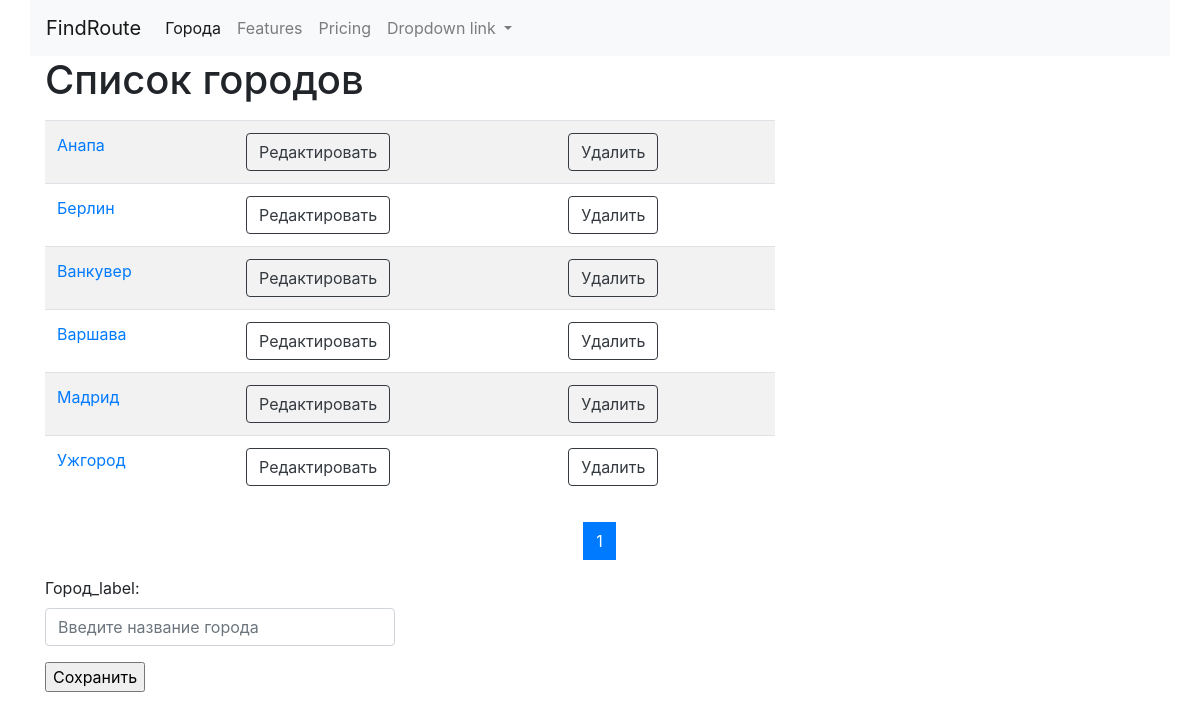
The page /cities/ on the database as committed earlier.
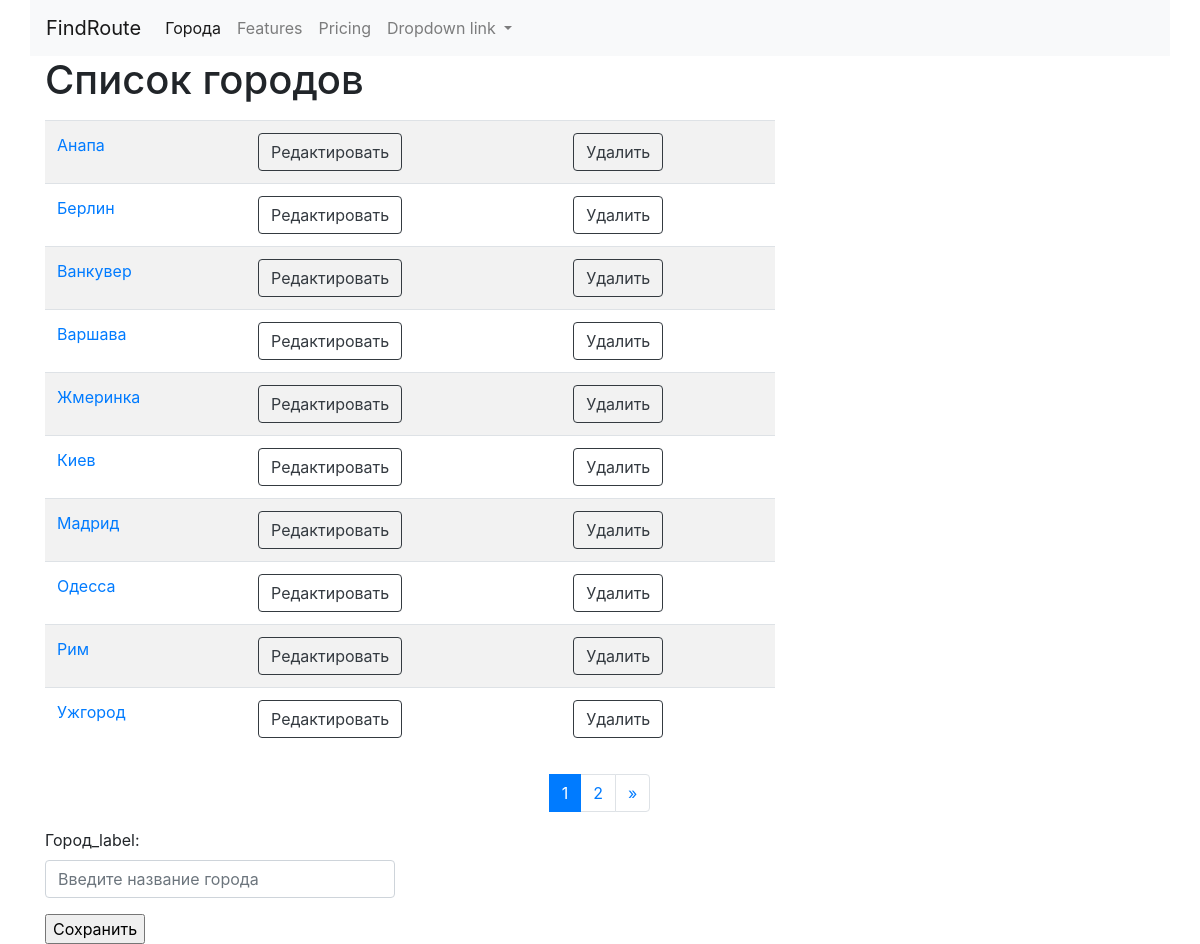
The same page on the database as committed later.
### cities/models.py (models this page shows, shortened)
class City(models.Model):
    name = models.CharField(max_length=100, unique=True, verbose_name='Город_name')
    class Meta:
        ordering = ['name']
        verbose_name = 'Город_Meta'
        verbose_name_plural = 'Города_Meta'

### cities/views.py (the view)
# urls.py: path('', CityListView.as_view(), name='home'),
class CityListView(ListView):
    model = City
    paginate_by = 10
    template_name = 'cities/home.html'
    def get_context_data(self, **kwargs):
        context = super().get_context_data(**kwargs)
        form = CityForm()
        context['form'] = form
        return context

### cities/forms.py
class CityForm(forms.ModelForm):
    name = forms.CharField(label="Город_label", widget=forms.TextInput(attrs={
        'class': 'form-control',
        'placeholder': 'Введите название города',
    }))
    class Meta:
        model = City
        fields = ('name', )

### cities/templates/cities/home.html (shortened to what this page needs)
{% extends 'base.html' %}
{% block content %}
<h1>Список городов</h1>
<div class="row">
    <div class="col-md-8 my-2 ">
        <table class="table table-striped">
            {% for object in page_obj %}
            <tr>
                <td><a href="{% url 'cities:detail' pk=object.pk%}">{{object.name}}</a></td>
                <td><a href="{% url 'cities:update' pk=object.pk%}">
                    <button type="submit" class="btn btn-outline-dark">Редактировать</button>
                </a></td>
                <td><a href="{% url 'cities:delete' pk=object.pk%}">
                    <button type="submit" class="btn btn-outline-dark">Удалить</button>
                </a></td>
            </tr>
            {% endfor %}
        </table>
    </div>
</div>
<nav aria-label="Page navigation example">
    <ul class="pagination justify-content-center">
        {% for page in page_obj.paginator.page_range %}
        <li class="page-item {% if page == page_obj.number %}active{% endif %}"><a class="page-link " href="?page={{ page }}">{{ page }}</a></li>
        {% endfor %}
        <li class="page-item">
            {% if page_obj.has_next %}
            <a class="page-link" href="?page={{ page_obj.next_page_number }}" aria-label="Next">
                <span aria-hidden="true">&raquo;</span>
            </a>
            {% endif %}
        </li>
    </ul>
</nav>
<div class="row">
    <dev class="col-md-4">
        <form action="{% url 'cities:create' %}" method="post"> {% csrf_token %}
            {{ form.as_p }}
            <input type="submit" value="Сохранить">
        </form>
    </dev>
</div>
{% endblock %}

### templates/base.html (shortened to what this page needs)
{% url 'cities:home' as cities_home_url %}
<!doctype html>
<html lang="en">
<head>
    <link rel="stylesheet" href="https://cdn.jsdelivr.net/npm/bootstrap@4.5.3/dist/css/bootstrap.min.css"
>
</head>
<body>
<nav class="navbar navbar-expand-lg navbar-light bg-light container">
    <a class="navbar-brand" href="{% url 'cities:home'%}">FindRoute</a>
    <div class="collapse navbar-collapse" id="navbarNavDropdown">
        <ul class="navbar-nav">
            <li class="nav-item {% if request.path == cities_home_url %} active {% endif %} ">
                <a class="nav-link" href="{% url 'cities:home' %}">Города </a>
            </li>
            <li class="nav-item">
                <a class="nav-link" href="#">Features</a>
            </li>
            <li class="nav-item">
                <a class="nav-link" href="#">Pricing</a>
            </li>
            <li class="nav-item dropdown">
                <a class="nav-link dropdown-toggle" href="#" id="navbarDropdownMenuLink" role="button"
                   data-toggle="dropdown" aria-haspopup="true" aria-expanded="false">
                    Dropdown link
                </a>
            </li>
        </ul>
    </div>
</nav>
<div class="container">
    {% block content %}{% endblock %}
</div>
</body>
</html>

Rows that differ between the two databases and show on the page:
added City: name "Жмеринка"
added City: name "Киев"
added City: name "Одесса"
added City: name "Рим"
Other text that changed with them:
new list line: "2"
